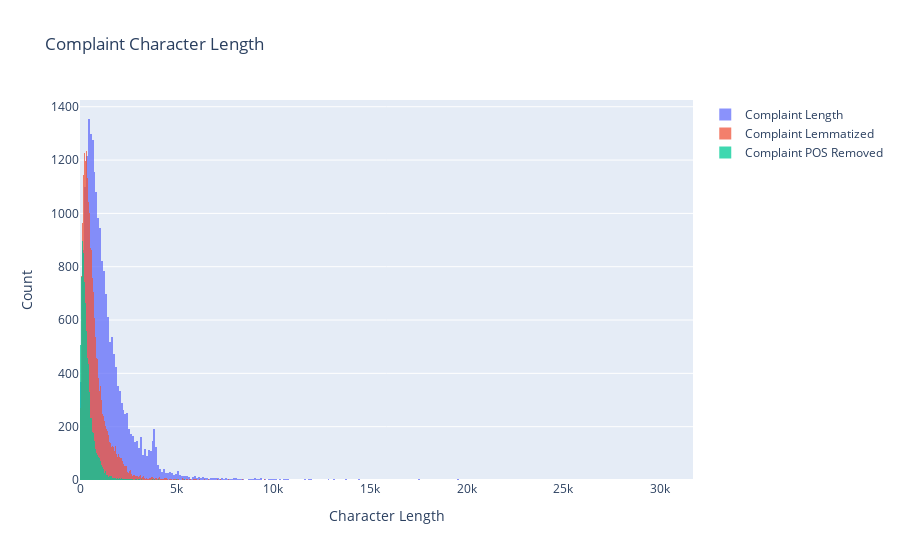

Notebook code cell kept with this figure:
### Markdown cell above
#### Find the top 40 words by frequency among all the articles after processing the text.

### Code cell
# Write your code here to visualise the data according to the 'Complaint' character length
df_clean = df_clean.copy()
df_clean['complaint_length'] = df_clean['complaint_what_happened'].str.len()
df_clean['complaint_what_happened_lemmatized_length'] = df_clean['complaint_what_happened_lemmatized'].str.len()
df_clean['complaint_POS_removed_length'] = df_clean['complaint_POS_removed'].str.len()


fig = go.Figure()
fig.add_trace(go.Histogram(x=df_clean['complaint_length'], name='Complaint Length'))
fig.add_trace(go.Histogram(x=df_clean['complaint_what_happened_lemmatized_length'], name='Complaint Lemmatized'))
fig.add_trace(go.Histogram(x=df_clean['complaint_POS_removed_length'], name='Complaint POS Removed'))
fig.update_layout(barmode='overlay', title='Complaint Character Length', xaxis_title='Character Length', yaxis_title='Count')
fig.update_traces(opacity=0.75)
fig.show()

### Figure 1 — Plotly figure (JSON) as saved in the notebook; plotly's stock layout.template omitted (floating-point values rounded to 4 significant figures; data arrays with more than 128 entries replaced by an {"elided": "..."} marker saying what was removed)
{"data": [{"name": "Complaint Length", "opacity": 0.75, "type": "histogram", "x": {"elided": "21059 int values"}}, {"name": "Complaint Lemmatized", "opacity": 0.75, "type": "histogram", "x": {"elided": "21059 int values"}}, {"name": "Complaint POS Removed", "opacity": 0.75, "type": "histogram", "x": {"elided": "21059 int values"}}], "layout": {"autosize": true, "barmode": "overlay", "title": {"text": "Complaint Character Length"}, "xaxis": {"autorange": true, "range": [-0.5, 31700.0], "title": {"text": "Character Length"}, "type": "linear"}, "yaxis": {"autorange": true, "range": [0, 1425.0], "title": {"text": "Count"}}}}
